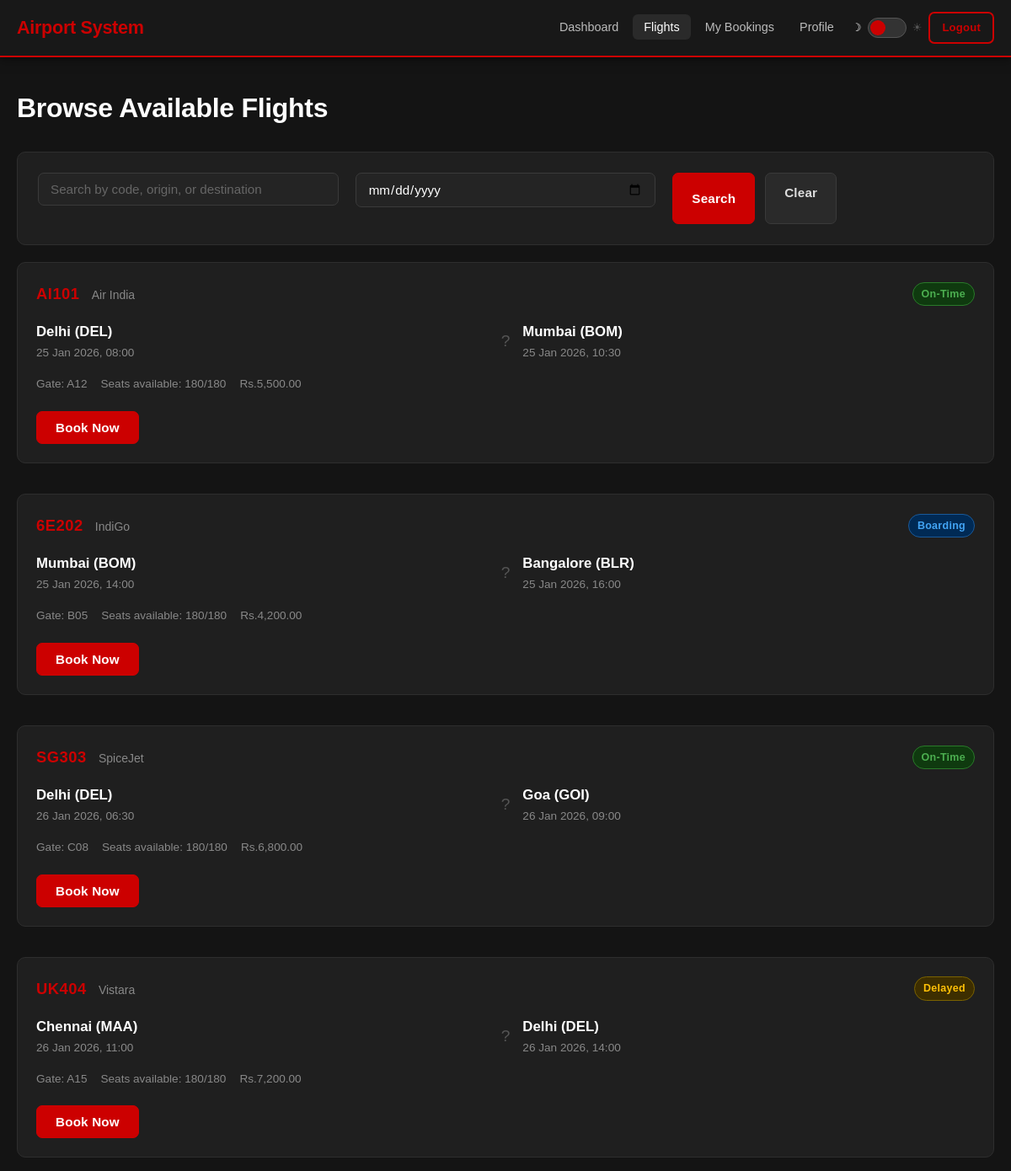
Screenshot of /user/flights.php (signed in) with the database file from the repository.
### tables this page shows
CREATE TABLE IF NOT EXISTS flights (
    id INT AUTO_INCREMENT PRIMARY KEY,
    flight_code VARCHAR(20) NOT NULL UNIQUE,
    airline VARCHAR(100) NOT NULL,
    origin VARCHAR(100) NOT NULL,
    destination VARCHAR(100) NOT NULL,
    departure_date DATE NOT NULL,
    departure_time TIME NOT NULL,
    arrival_date DATE NOT NULL,
    arrival_time TIME NOT NULL,
    gate VARCHAR(10),
    status ENUM('On-Time', 'Boarding', 'Delayed', 'Cancelled') DEFAULT 'On-Time',
    total_seats INT DEFAULT 180,
    available_seats INT DEFAULT 180,
    price DECIMAL(10, 2) NOT NULL,
    created_at TIMESTAMP DEFAULT CURRENT_TIMESTAMP,
    updated_at TIMESTAMP DEFAULT CURRENT_TIMESTAMP ON UPDATE CURRENT_TIMESTAMP
);

### user/flights.php (the view, shortened to what this page needs)
<?php
require_once '../config.php';
$search = isset($_GET['search']) ? sanitize($_GET['search']) : '';
$date_filter = isset($_GET['date']) ? sanitize($_GET['date']) : '';
$query = "SELECT * FROM flights WHERE 1=1";
$query .= " ORDER BY departure_date ASC, departure_time ASC";
$flights = $conn->query($query);
?>
<!DOCTYPE html>
<html lang="en">
<head>
    <link rel="stylesheet" href="../assets/css/style.css">
</head>
<body>
    <nav class="navbar">
        <div class="container">
            <a href="dashboard.php" class="navbar-brand">Airport System</a>
            <ul class="navbar-nav">
                <li><a href="dashboard.php" class="nav-link">Dashboard</a></li>
                <li><a href="flights.php" class="nav-link active">Flights</a></li>
                <li><a href="bookings.php" class="nav-link">My Bookings</a></li>
                <li><a href="profile.php" class="nav-link">Profile</a></li>
                <li><button class="theme-switch" onclick="toggleTheme()" title="Toggle Light / Dark Mode"><span class="theme-switch-track"><span class="theme-switch-thumb"></span></span></button></li>
                <li><a href="../logout.php" class="btn btn-outline btn-sm">Logout</a></li>
            </ul>
        </div>
    </nav>
    <div class="container" style="margin-top: 40px;">
        <h1 class="mb-4">Browse Available Flights</h1>
        <div class="card mb-4">
            <form method="GET" class="grid grid-3">
                <div class="form-group">
                    <input type="text" name="search" class="form-control" placeholder="Search by code, origin, or destination" value="<?php echo htmlspecialchars($search); ?>">
                </div>
                <div class="form-group">
                    <input type="date" name="date" class="form-control" value="<?php echo htmlspecialchars($date_filter); ?>">
                </div>
                <div class="d-flex gap-2">
                    <button type="submit" class="btn btn-primary">Search</button>
                    <a href="flights.php" class="btn btn-secondary">Clear</a>
                </div>
            </form>
        </div>
        <?php if ($flights->num_rows > 0): ?>
            <div class="grid grid-1">
                <?php while($flight = $flights->fetch_assoc()): ?>
                    <div class="flight-card">
                        <div class="flight-header">
                            <div>
                                <span class="flight-code"><?php echo $flight['flight_code']; ?></span>
                                <span class="text-muted" style="font-size: 0.875rem; margin-left: 10px;"><?php echo $flight['airline']; ?></span>
                            </div>
                            <span class="badge <?php echo getStatusBadgeClass($flight['status']); ?>">
                                <?php echo $flight['status']; ?>
                            </span>
                        </div>
                        <div class="flight-route">
                            <div class="flight-location">
                                <div class="flight-city"><?php echo $flight['origin']; ?></div>
                                <div class="flight-time"><?php echo date('d M Y, H:i', strtotime($flight['departure_date'] . ' ' . $flight['departure_time'])); ?></div>
                            </div>
                            <div class="flight-arrow">?</div>
                            <div class="flight-location">
                                <div class="flight-city"><?php echo $flight['destination']; ?></div>
                                <div class="flight-time"><?php echo date('d M Y, H:i', strtotime($flight['arrival_date'] . ' ' . $flight['arrival_time'])); ?></div>
                            </div>
                        </div>
                        <div class="flight-details">
                            <span>Gate: <?php echo $flight['gate']; ?></span>
                            <span>Seats available: <?php echo $flight['available_seats']; ?>/<?php echo $flight['total_seats']; ?></span>
                            <span>Rs.<?php echo number_format($flight['price'], 2); ?></span>
                        </div>
                        <div class="mt-3">
                            <?php if ($flight['available_seats'] > 0 && $flight['status'] !== 'Cancelled'): ?>
                                <button onclick="openBookingModal(<?php echo $flight['id']; ?>, '<?php echo $flight['flight_code']; ?>', <?php echo $flight['price']; ?>)" class="btn btn-primary">Book Now</button>
                            <?php else: ?>
                                <button class="btn btn-secondary" disabled>Not Available</button>
                            <?php endif; ?>
                        </div>
                    </div>
                <?php endwhile; ?>
            </div>
        <?php endif; ?>
    </div>
</body>
</html>
<?php
function getStatusBadgeClass($status) {
    $map = array('On-Time' => 'badge-success', 'Boarding' => 'badge-info', 'Delayed' => 'badge-warning', 'Cancelled' => 'badge-danger');
    return isset($map[$status]) ? $map[$status] : 'badge-info';
}
?>

### rows the page displays
flights: flight_code "AI101", airline "Air India", status "On-Time", origin "Delhi (DEL)", departure_date+departure_time "25 Jan 2026, 08:00", destination "Mumbai (BOM)", arrival_date+arrival_time "25 Jan 2026, 10:30", gate "A12", available_seats "180", total_seats "180", price "5,500.00"
flights: flight_code "6E202", airline "IndiGo", status "Boarding", origin "Mumbai (BOM)", departure_date+departure_time "25 Jan 2026, 14:00", destination "Bangalore (BLR)", arrival_date+arrival_time "25 Jan 2026, 16:00", gate "B05", available_seats "180", total_seats "180", price "4,200.00"
flights: flight_code "SG303", airline "SpiceJet", status "On-Time", origin "Delhi (DEL)", departure_date+departure_time "26 Jan 2026, 06:30", destination "Goa (GOI)", arrival_date+arrival_time "26 Jan 2026, 09:00", gate "C08", available_seats "180", total_seats "180", price "6,800.00"
flights: flight_code "UK404", airline "Vistara", status "Delayed", origin "Chennai (MAA)", departure_date+departure_time "26 Jan 2026, 11:00", destination "Delhi (DEL)", arrival_date+arrival_time "26 Jan 2026, 14:00", gate "A15", available_seats "180", total_seats "180", price "7,200.00"
